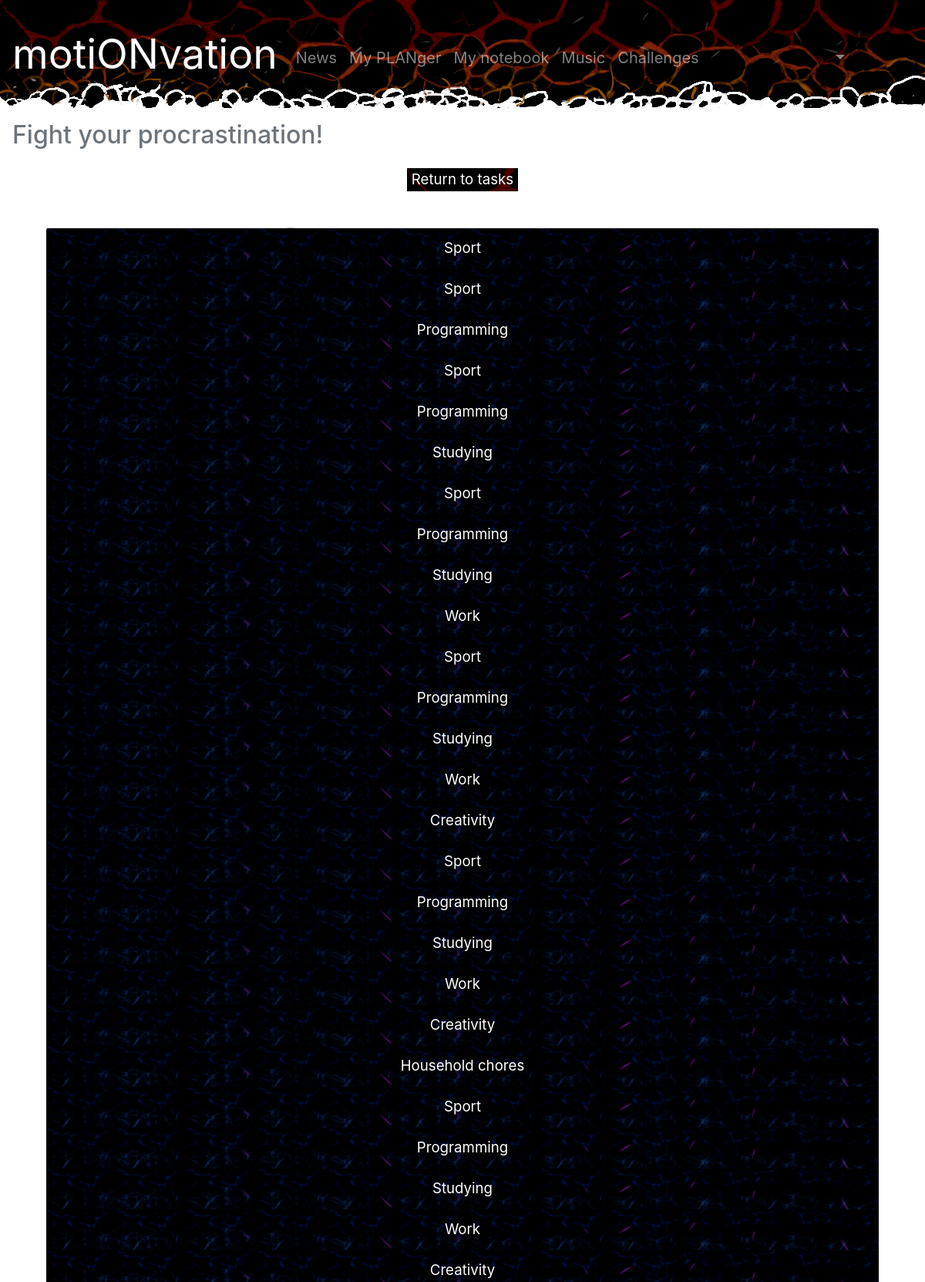
The page /change_task_category/21 (signed in, upper part) on the database its author committed.
### motionvation/data/models/categories.py (models this page shows)
class Category(SqlAlchemyBase, SerializerMixin):
    __tablename__ = 'categories'
    id = Column(Integer, primary_key=True, autoincrement=True)
    title = Column(String)
    user_id = Column(Integer, ForeignKey('users.id'))
    user = orm.relation('User')
    tasks = orm.relation('Task', back_populates='category')

### motionvation/application.py (the view)
@app.route('/change_task_category/<id>')
@login_required
def change_task_category(id):
    id = int(id)
    db = db_session.create_session()
    categories = db.query(Category).all()
    task = db.query(Task).filter(Task.id == id).first()
    if task:
        return render_template('change_task_category.html', title='Change category', task_id=id, categories=categories)
    return redirect('/tasks')

### motionvation/application.py (called while the page is built)
@login_manager.user_loader
def load_user(user_id):
    db = db_session.create_session()
    return db.query(User).get(user_id)

### motionvation/data/db_session.py (called while the page is built)
def create_session() -> orm.Session:
    global __factory
    return __factory()

### motionvation/templates/change_task_category.html
{% extends 'base.html' %}
{% block content %}
<main class='text-center container'>
    <button type="button" class="button btn-light button-note"><a href="/tasks" class='button-note-text'>Return to tasks</a></button>
        <h2>Categories</h2>
        <div class="container">
        <ul class="list-group">
            {% for category in categories %}
            <li class="list-group-item list-group-flush list-group-color"><a href="/change_task_category/save/{{ category.id }}/{{ task_id }}" class='button-note-text'>{{ category.title }}</a></li>
            {% endfor %}
        </ul>
        </div>
</main>
{% endblock %}

### motionvation/templates/base.html (shortened to what this page needs)
<!doctype html>
<html lang="ru">
<head>
    <link rel="stylesheet" href="https://stackpath.bootstrapcdn.com/bootstrap/4.4.1/css/bootstrap.min.css">
    <link rel="stylesheet" href="{{ url_for('static', filename='css/style.css') }}">
    {% if current_user.is_authenticated and current_user.number_of_style == 1 %}
    <link rel="stylesheet" href="{{ url_for('static', filename='css/awesome_design.css') }}">
    {% elif current_user.is_authenticated and current_user.number_of_style == 2 %}
    <link rel="stylesheet" href="{{ url_for('static', filename='css/red_beast_design.css') }}">
    {% elif current_user.is_authenticated and current_user.number_of_style == 3 %}
    <link rel="stylesheet" href="{{ url_for('static', filename='css/multi_design.css') }}">
    {% else %}
    <link rel="stylesheet" href="{{ url_for('static', filename='css/classique_design.css') }}">
    {% endif %}
</head>
<body>
    <nav class="navbar navbar-dark navbar-expand-lg bar-in">
        <a class="navbar-brand ssilka" href="/">motiONvation</a>
        <div class="collapse navbar-collapse">
            {% if current_user.is_authenticated %}
            <ul class="navbar-nav mr-auto">
                <li class="nav-item">
                    <a class="nav-link" href='/news'>News</a>
                </li>
                <li class="nav-item">
                    <a class="nav-link" href='/planger'>My PLANger</a>
                </li>
                <li class="nav-item">
                    <a class="nav-link" href='/mynotes'>My notebook</a>
                </li>
                <li class="nav-item">
                    <a class="nav-link" href='/music' target="_blank">Music</a>
                </li>
                <li class="nav-item">
                    <a class="nav-link" href='/challenges'>Challenges</a>
                </li>
            </ul>
            <ul class="navbar-nav ml-auto">
                <li class="nav-item nav-item-acc dropdown">
                    <a class="nav-link dropdown-toggle" href="#" id="navbardrop" data-toggle="dropdown">
                    </a>
                </li>
            </ul>
                {% endif %}
        </div>
    </nav>
    <h2 class="p-3 text-muted">Fight your procrastination!</h2>
    <main class="container-fluid">
        {% block content %}
        {% endblock %}
    </main>
</body>
</html>

### motionvation/static/css/style.css (style rules this page uses)
body { background: url(../img/7.jpg); color: #fff; }
.ssilka { font-size: 40pt; }
.nav-link { font-size: 15pt; margin-top: 10px; }
.button-note-text { color: #fff; font-size: 14pt; text-decoration: none; }
.nav-item-acc { margin-right: 80px; }

### motionvation/static/css/red_beast_design.css (style rules this page uses)
body { background: url(../img/red_pulse.png); color: #fff; }
.bar-in { background: url(../img/magma_top.png); height: 140px; }
.list-group-color { background: url(../img/nitro_top.png); }
.button-note { color: #fff; background: url(../img/magma_top.png); border: none; }

### rows shown on the page
Category: title "Sport"
Category: title "Sport"
Category: title "Programming"
Category: title "Sport"
Category: title "Programming"
Category: title "Studying"
Category: title "Sport"
Category: title "Programming"
Category: title "Studying"
Category: title "Work"
Category: title "Sport"
Category: title "Programming"
Category: title "Studying"
Category: title "Work"
Category: title "Creativity"
Category: title "Sport"
Category: title "Programming"
Category: title "Studying"
Category: title "Work"
Category: title "Creativity"
Category: title "Household chores"
Category: title "Sport"
Category: title "Programming"
Category: title "Studying"
Category: title "Work"
Category: title "Creativity"
